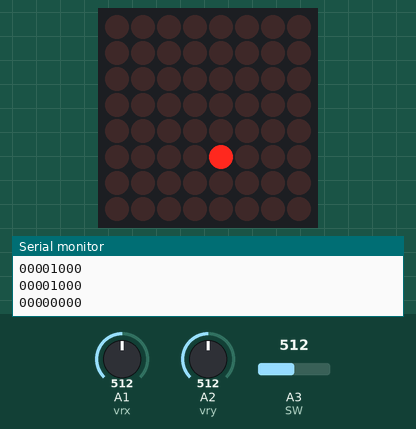
Simulated run of this sketch. Board: Arduino Uno, built with avr-gcc and run on an emulated ATmega328P. Shown: 8×8 LED matrix, the last lines printed to the serial monitor. Wiring (inferred from the names in the program): MAX7219 LED driver (orientation assumed): data pin 2; clock pin 4; CS pin 3. Inputs (shaded band) come from the test bench; at power-on: A1 (vrx) = 512, A2 (vry) = 512, A3 (SW) = 512.

Above: at 3.6 s.
3.7 s: A1 (vrx) set to 684
At 6.0 s:
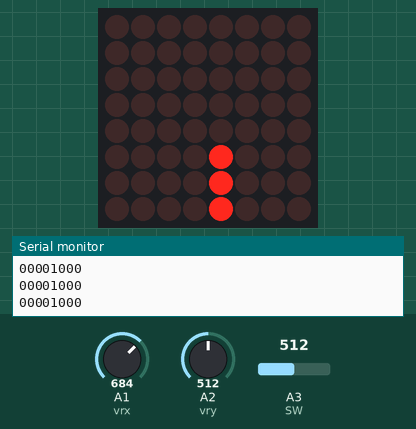
6.7 s: A1 (vrx) set to 709
At 7.9 s:
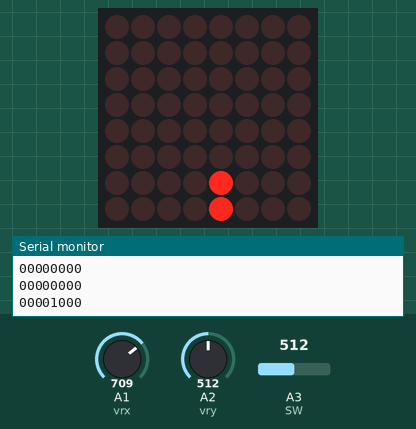
At 11.1 s:
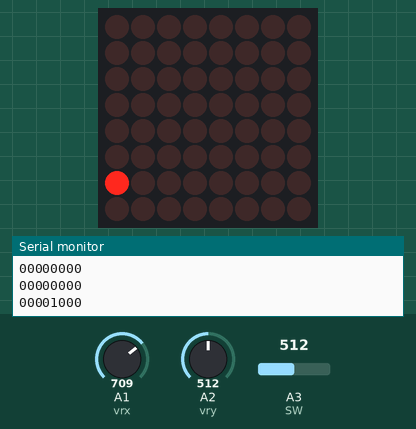
Timing chart, 0 to 12.6 s (numbered marks = the images above; inputs shaded):
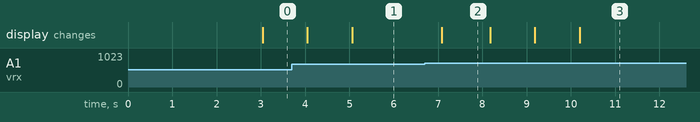

The sketch:

boom.ino
```cpp
int vrx = A1;
int vry = A2;
int SW = A3;

int nowi=4,nowj=4;
int number = 4;
int way = 1;

int DS=2;//貨物DIN
int DT=3;//出發CS
int SH=4;//上貨CLK

bool table_address[8][8]={
    {0,0,0,0,0,0,0,1},/*第1行地址*/
    {0,0,0,0,0,0,1,0},/*第2行地址*/
    {0,0,0,0,0,0,1,1},/*第3行地址*/
    {0,0,0,0,0,1,0,0},/*第4行地址*/
    {0,0,0,0,0,1,0,1},/*第5行地址*/
    {0,0,0,0,0,1,1,0},/*第6行地址*/
    {0,0,0,0,0,1,1,1},/*第7行地址*/
    {0,0,0,0,1,0,0,0}/*第8行地址*/
};


bool set_address[8][8]={//初始設定
    {0,0,0,0,1,1,0,0},/*開啟或關閉顯示器模組*/
    {0,0,0,0,1,0,0,1},/*選用原始碼或解碼模式*/
    {0,0,0,0,1,1,1,1},/*開啟或關閉測試模式*/
    {0,0,0,0,1,0,1,0},/*亮度0~15*/
    {0,0,0,0,1,0,1,1},/*行數限制0~7*/
    {0,0,0,0,0,0,0,0},/*歸零*/
    {0,0,0,0,0,0,0,0},/*歸零糕*/
    {0,0,0,0,0,0,0,0}/*當歸鴨*/
};
bool set_data[8][8]={//初始設定
    {0,0,0,0,0,0,0,1},/*開啟(1)或關閉(0)顯示器模組*/
    {0,0,0,0,0,0,0,0},/*原始碼(0)解碼(1)模式*/
    {0,0,0,0,0,0,0,0},/*開啟(1)關閉(0)測試模式*/
    {0,0,0,0,1,1,1,1},/*設置初始亮度0*/
    {0,0,0,0,0,1,1,1},/*8行LED全用*/
    {0,0,0,0,0,0,0,0},/*歸零*/
    {0,0,0,0,0,0,0,0},/*歸零糕*/
    {0,0,0,0,0,0,0,0}/*當歸鴨*/
};


int set_second[8][8]={//初始設定
    {0,0,0,0,0,0,0,0},/*開啟(1)或關閉(0)顯示器模組*/
    {0,0,0,0,0,0,0,0},/*原始碼(0)解碼(1)模式*/
    {0,0,0,0,0,0,0,0},/*開啟(1)關閉(0)測試模式*/
    {0,0,0,0,0,0,0,0},/*設置初始亮度0*/
    {0,0,0,0,0,0,0,0},/*8行LED全用*/
    {0,0,0,0,0,0,0,0},/*歸零*/
    {0,0,0,0,0,0,0,0},/*歸零糕*/
    {0,0,0,0,0,0,0,0}/*當歸鴨*/
};


bool high_data[8][8]={
    {0,0,0,0,0,0,0,0},/*第1行數值*/
    {0,0,0,0,0,0,0,0},/*第2行數值*/
    {0,0,0,0,0,0,0,0},/*第3行數值*/
    {0,0,0,0,0,0,0,0},/*第4行數值*/
    {0,0,0,0,0,0,0,0},/*第5行數值*/
    {0,0,0,0,0,0,0,0},/*第6行數值*/
    {0,0,0,0,0,0,0,0},/*第7行數值*/
    {0,0,0,0,0,0,0,0}/*第8行數值*/
};

int inputth[3] = {A0,A1,A2};


void setup(){
  pinMode(DS,OUTPUT);
  pinMode(DT,OUTPUT);
  pinMode(SH,OUTPUT);
  pinMode(vrx,INPUT);
  pinMode(vry,INPUT);
  pinMode(SW,INPUT);
  max7219(set_address,set_data);
  Serial.begin(9600);
}

void max7219(bool address[8][8],bool data[8][8]){
    for(int i = 0; i < 8; i++){
        digitalWrite(DT, LOW);//貨車開門
        for (int j = 0; j < 8; j++)  {
            digitalWrite(SH, LOW);//活塞收回
            digitalWrite(DS, address[i][j]);
            digitalWrite(SH, HIGH);//活塞推出
        }
        for (int j = 0; j < 8; j++)  {
            digitalWrite(SH, LOW);//活塞收回
            digitalWrite(DS, data[i][j]);
            digitalWrite(SH, HIGH);//活塞推出
        }
        digitalWrite(DT, HIGH);//貨車出發
    }
}

int shownext(int i,int j){
  if(way==1 and i>0){
    return high_data[i-1][j];
  }
  if(way==2 and i<7){
    return high_data[i][j+1];
  }
  if(way==3 and i<7){
    return high_data[i+1][j];
  }
  if(way==4 and i>7){
    return high_data[i][j-1];
  }
  return 0;
}

void setdat(){
  for(int i=0;i<8;i++){
    for(int j=0;j<8;j++){
      high_data[i][j] = bool(set_second[i][j]==0?0:1);
    }
  }
  for(int i=0;i<8;i++){
    for(int j=0;j<8;j++){
      set_second[i][j] = (set_second[i][j]>0?(set_second[i][j]-1):0);
    }
  }
}

void data(int i,int j){
  switch(way){
    case 1:
      set_second[i+1][j]=number;
      nowi+=1;
      break;
    case 2:
      set_second[i][j+1]=number;
      nowj+=1;
      break;
    case 3:
      set_second[i-1][j]=number;
      nowi-=1;
      break;
    case 4:
      set_second[i][j-1]=number;
      nowj-=1;
      break;
  }
}

int wayx,wayy;
void getboom(){
  int x = analogRead(A1);
  int y = analogRead(A2);
  int button = analogRead(A3);
  wayx = (x>700?1:0);
  wayx = (x<300?-1:wayx);
  wayy = (y>700?1:0);
  wayy = (y<300?-1:wayy);
  if(wayx==0 and wayy==1){
    way = 1;
  }
  if(wayx==1 and wayy==0){
    way = 2;
  }
  if(wayx==0 and wayy==-1){
    way = 3;
  }
  if(wayx==-1 and wayy==0){
    way = 4;
  }
}

void loop(){
  for(int i=0;i<10;i++){
    getboom();
    delay(100);
  }
  max7219(table_address,high_data);
  setdat();
  for(int i=0;i<8;i++){
    for(int j=0;j<8;j++){
      Serial.print(high_data[i][j]);
    }
    Serial.print('\n');
  }
  data(nowi,nowj);
}
```

Measured:
- the behaviour switches between 700 and 701 on A1 (vrx) (found by bisection; images 1 and 2)
- what the display in image 2 shows lasts 1.1 s, from 7.1 s to 8.2 s
